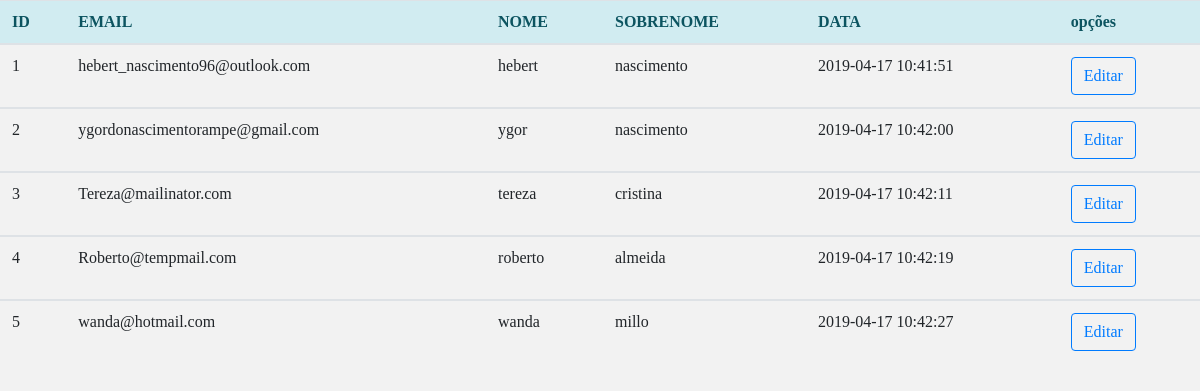
The app's page /load.php with its own data.
### tables this page shows
CREATE TABLE IF NOT EXISTS `dados` (
  `id` int(11) NOT NULL AUTO_INCREMENT,
  `email` varchar(50) DEFAULT NULL,
  `senha` varchar(50) DEFAULT NULL,
  `nome` varchar(50) DEFAULT NULL,
  `sobrenome` varchar(50) DEFAULT NULL,
  `data` datetime DEFAULT CURRENT_TIMESTAMP,
  PRIMARY KEY (`id`),
  UNIQUE KEY `email` (`email`)
);

### load.php (the view)
<?php include_once('header.php'); ?>
<?php
	include_once("conexao.php");
	$palavra = $_POST['palavra'];
	$sql = "SELECT * FROM dados WHERE email LIKE '%$palavra%'";
	$query = mysqli_query($conn, $sql);
	$qtd = mysqli_num_rows($query);
 ?>
 <?php
      if($qtd>0){
?>
		<table class="table table-hover tabela">
		  <thead>
			<tr>
			  <th scope="col" class="alert-info">ID</th>
			  <th scope="col" class="alert-info">EMAIL</th>
			  <th scope="col" class="alert-info">NOME</th>
			  <th scope="col" class="alert-info">SOBRENOME</th>
			  <th scope="col" class="alert-info">DATA</th>
			  <th class="alert-info">opções</th>
			</tr>
		</thead>
			<?php
			while ($linha = mysqli_fetch_assoc($query)){
			?>
		  <tbody>
			<tr>
			    <td><?php echo $linha['id'];?></td>
			    <td><?php echo $linha['email'];?></td>
			    <td><?php echo $linha['nome'];?></td>
			    <td><?php echo $linha['sobrenome'];?></td>
			    <td><?php echo $linha['data'];?></td>
			    <td>
			    	<button type="button" class="btn btn-outline-primary" data-toggle="modal" data-target="#exampleModal">
	  				Editar
					</button>
				</td>
			</tr>
		  </tbody>
		  <?php
				}
		  ?>
		</table>
	<?php
	  }	else{
	?>
<h4>Não foram encontrados registros.</h4>
	<?php
	  		}
	?>
<?php include_once('footer.php'); ?>

### header.php (shortened to what this page needs)
<DOCTYPE html>
<html lang="pt-br">
    <head>
        <link rel="stylesheet" type="text/css" href="css/font-awesome.css" />
        <link rel="stylesheet" type="text/css" href="css/bootstrap.min.css" />
        <link rel="stylesheet" type="text/css" href="css/custom.css" />
    </head>

### footer.php (shortened to what this page needs)
    </body>
</html>

### records on screen
dados: id "1", email "hebert_nascimento96@outlook.com", nome "hebert", sobrenome "nascimento", data "2019-04-17 10:41:51"
dados: id "2", email "ygordonascimentorampe@gmail.com", nome "ygor", sobrenome "nascimento", data "2019-04-17 10:42:00"
dados: id "3", email "Tereza@mailinator.com", nome "tereza", sobrenome "cristina", data "2019-04-17 10:42:11"
dados: id "4", email "Roberto@tempmail.com", nome "roberto", sobrenome "almeida", data "2019-04-17 10:42:19"
dados: id "5", email "wanda@hotmail.com", nome "wanda", sobrenome "millo", data "2019-04-17 10:42:27"
